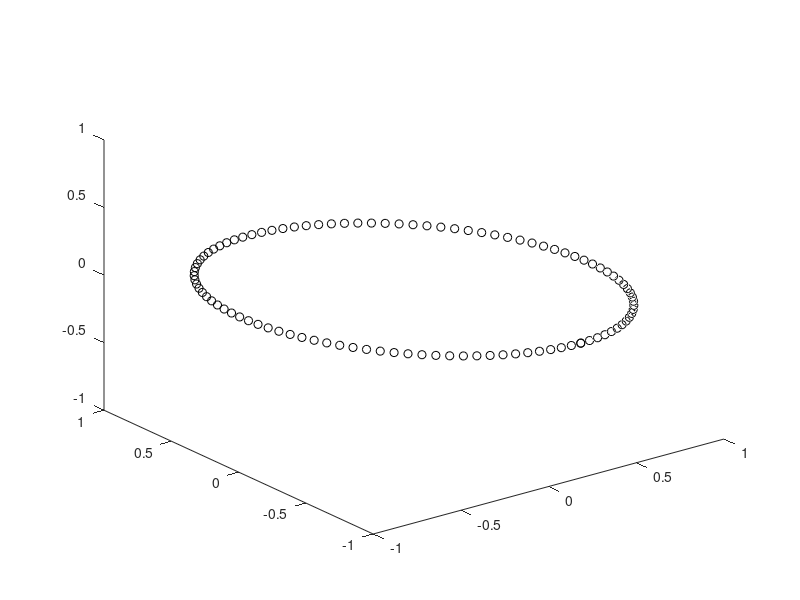

The MATLAB script that drew this image:

% Original points, original plane
t = linspace(0,2*pi);
x = cos(t);
y = sin(t);
z = 0*t;
pnts = [x;y;z];
% unit normal for original plane
n0 = [0;0;1]; 
n0 = n0/norm(n0);

% unit normal for plane to rotate into 
% plane is orthogonal to n1... given by equation
% n1(1)*x + n1(2)*y + n1(3)*z = 0
n1 = [1;1;1]; 
n1 = n1/norm(n1); 
% theta is the angle between normals
c = dot(n0,n1) / ( norm(n0)*norm(n1) ); % cos(theta)
s = sqrt(1-c*c);                        % sin(theta)
u = cross(n0,n1) / ( norm(n0)*norm(n1) ); % rotation axis...
u = u/norm(u); % ... as unit vector
C = 1-c;
% the rotation matrix
R = [u(1)^2*C+c, u(1)*u(2)*C-u(3)*s, u(1)*u(3)*C+u(2)*s
    u(2)*u(1)*C+u(3)*s, u(2)^2*C+c, u(2)*u(3)*C-u(1)*s
    u(3)*u(1)*C-u(2)*s, u(3)*u(2)*C+u(1)*s, u(3)^2*C+c];
% Rotated points
newPnts = R*pnts;
plot3(newPnts(1,:),newPnts(2,:),newPnts(3,:),'ko')